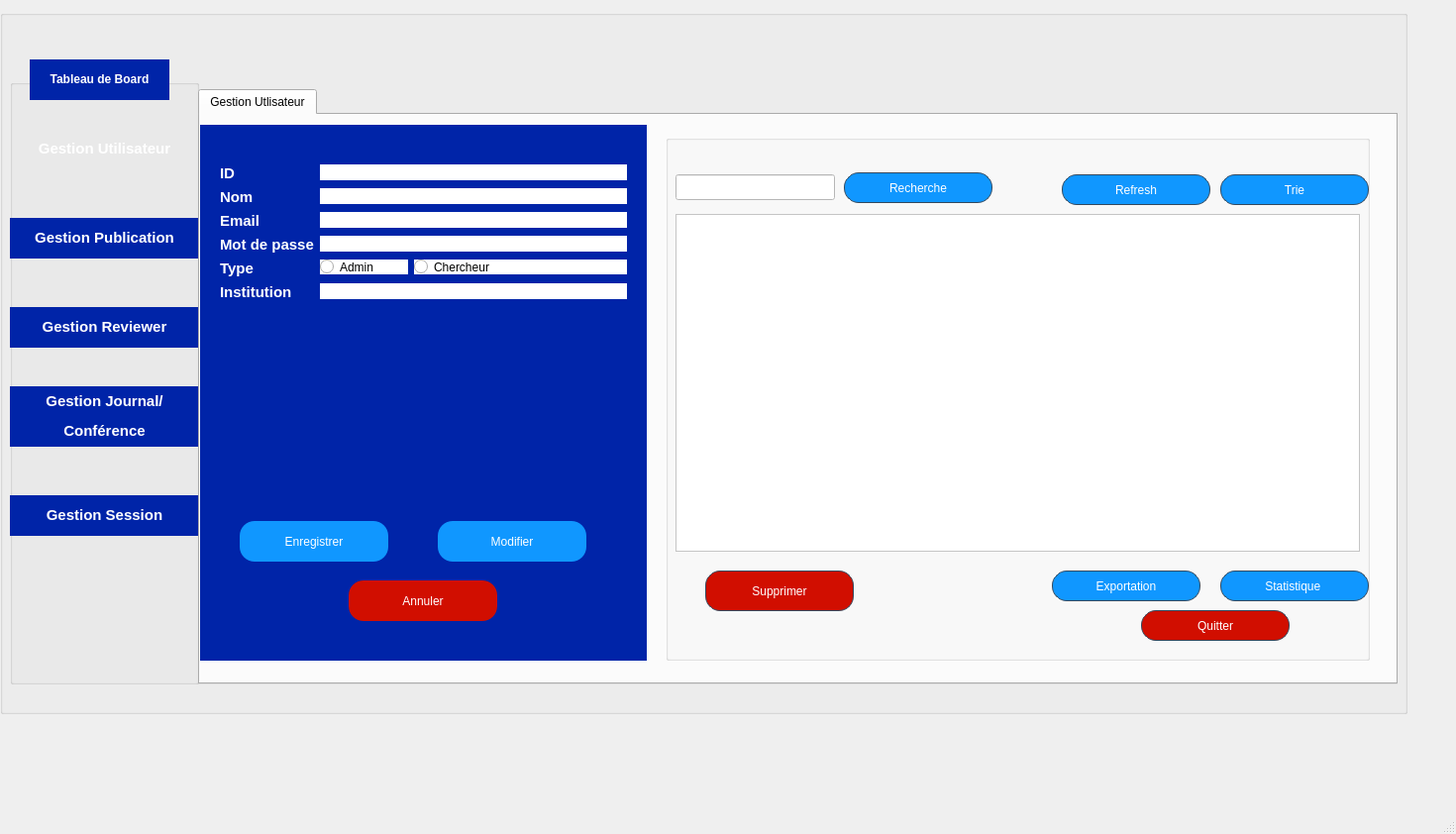
<?xml version="1.0" encoding="UTF-8"?>
<ui version="4.0">
 <class>GestionUtlisateur</class>
 <widget class="QMainWindow" name="GestionUtlisateur">
  <property name="geometry">
   <rect>
    <x>0</x>
    <y>0</y>
    <width>1470</width>
    <height>842</height>
   </rect>
  </property>
  <property name="contextMenuPolicy">
   <enum>Qt::ContextMenuPolicy::ActionsContextMenu</enum>
  </property>
  <property name="windowTitle">
   <string>GestionPublication</string>
  </property>
  <property name="styleSheet">
   <string notr="true">QPushButton {
    /* La couleur de fond (bleu pro) */
    background-color: #2c3e50; 
    
    /* La couleur du texte */
    color: white;
    
    /* L'ARRONDI : plus le chiffre est grand, plus c'est rond */
    border-radius: 15px;
    
    /* Une bordure fine pour définir la forme */
    border: 1px solid #34495e;
    
    /* Espacement interne pour que le texte ne touche pas les bords */
    padding: 5px 15px;
}

/* Effet au survol de la souris */
QPushButton:hover {
    background-color: #34495e;
}
</string>
  </property>
  <widget class="QWidget" name="centralwidget">
   <property name="styleSheet">
    <string notr="true">QPushButton {
    /* La couleur de fond (bleu pro) */
    background-color: #2c3e50; 
    
    /* La couleur du texte */
    color: white;
    
    /* L'ARRONDI : plus le chiffre est grand, plus c'est rond */
    border-radius: 15px;
    
    /* Une bordure fine pour définir la forme */
    border: 1px solid #34495e;
    
    /* Espacement interne pour que le texte ne touche pas les bords */
    padding: 5px 15px;
}

/* Effet au survol de la souris */
QPushButton:hover {
    background-color: #34495e;
}</string>
   </property>
   <widget class="QTabWidget" name="tabWidget">
    <property name="geometry">
     <rect>
      <x>200</x>
      <y>90</y>
      <width>1211</width>
      <height>601</height>
     </rect>
    </property>
    <property name="styleSheet">
     <string notr="true">background-color: #D8E2E9;
QPushButton {
    /* La couleur de fond (bleu pro) */
    background-color: #2c3e50; 
    
    /* La couleur du texte */
    color: white;
    
    /* L'ARRONDI : plus le chiffre est grand, plus c'est rond */
    border-radius: 15px;
    
    /* Une bordure fine pour définir la forme */
    border: 1px solid #34495e;
    
    /* Espacement interne pour que le texte ne touche pas les bords */
    padding: 5px 15px;
}

/* Effet au survol de la souris */
QPushButton:hover {
    background-color: #34495e;
}</string>
    </property>
    <property name="currentIndex">
     <number>0</number>
    </property>
    <widget class="QWidget" name="tab">
     <attribute name="title">
      <string>Gestion Utlisateur</string>
     </attribute>
     <widget class="QGroupBox" name="groupBox_2">
      <property name="geometry">
       <rect>
        <x>0</x>
        <y>10</y>
        <width>451</width>
        <height>541</height>
       </rect>
      </property>
      <property name="styleSheet">
       <string notr="true">background-color: rgb(0, 36, 168);
border: #A8D3F0;</string>
      </property>
      <property name="title">
       <string/>
      </property>
      <widget class="QWidget" name="formLayoutWidget">
       <property name="geometry">
        <rect>
         <x>20</x>
         <y>40</y>
         <width>411</width>
         <height>271</height>
        </rect>
       </property>
       <layout class="QFormLayout" name="formLayout">
        <item row="0" column="0">
         <widget class="QLabel" name="label">
          <property name="text">
           <string>&lt;html&gt;&lt;head/&gt;&lt;body&gt;&lt;p&gt;&lt;span style=&quot; font-size:11pt; font-weight:700; color:#ffffff;&quot;&gt;ID&lt;/span&gt;&lt;/p&gt;&lt;/body&gt;&lt;/html&gt;</string>
          </property>
         </widget>
        </item>
        <item row="0" column="1">
         <widget class="QLineEdit" name="idPub">
          <property name="contextMenuPolicy">
           <enum>Qt::ContextMenuPolicy::ActionsContextMenu</enum>
          </property>
          <property name="styleSheet">
           <string notr="true">background-color: rgb(255, 255, 255);
</string>
          </property>
         </widget>
        </item>
        <item row="1" column="0">
         <widget class="QLabel" name="label_9">
          <property name="text">
           <string>&lt;html&gt;&lt;head/&gt;&lt;body&gt;&lt;p&gt;&lt;span style=&quot; font-size:11pt; font-weight:700; color:#ffffff;&quot;&gt;Nom&lt;/span&gt;&lt;/p&gt;&lt;/body&gt;&lt;/html&gt;</string>
          </property>
         </widget>
        </item>
        <item row="1" column="1">
         <widget class="QLineEdit" name="Id_utilisateur">
          <property name="styleSheet">
           <string notr="true">background-color: rgb(255, 255, 255);</string>
          </property>
         </widget>
        </item>
        <item row="2" column="0">
         <widget class="QLabel" name="label_2">
          <property name="text">
           <string>&lt;html&gt;&lt;head/&gt;&lt;body&gt;&lt;p&gt;&lt;span style=&quot; font-size:11pt; font-weight:700; color:#ffffff;&quot;&gt;Email&lt;/span&gt;&lt;/p&gt;&lt;/body&gt;&lt;/html&gt;</string>
          </property>
         </widget>
        </item>
        <item row="2" column="1">
         <widget class="QLineEdit" name="titrePub">
          <property name="styleSheet">
           <string notr="true">background-color: rgb(255, 255, 255);</string>
          </property>
         </widget>
        </item>
        <item row="3" column="0">
         <widget class="QLabel" name="label_3">
          <property name="text">
           <string>&lt;html&gt;&lt;head/&gt;&lt;body&gt;&lt;p&gt;&lt;span style=&quot; font-size:11pt; font-weight:700; color:#ffffff;&quot;&gt;Mot de passe&lt;/span&gt;&lt;/p&gt;&lt;/body&gt;&lt;/html&gt;</string>
          </property>
         </widget>
        </item>
        <item row="3" column="1">
         <widget class="QLineEdit" name="auteurPub">
          <property name="styleSheet">
           <string notr="true">background-color: rgb(255, 255, 255);</string>
          </property>
         </widget>
        </item>
        <item row="4" column="0">
         <widget class="QLabel" name="label_5">
          <property name="text">
           <string>&lt;html&gt;&lt;head/&gt;&lt;body&gt;&lt;p&gt;&lt;span style=&quot; font-size:11pt; font-weight:700; color:#ffffff;&quot;&gt;Type&lt;/span&gt;&lt;/p&gt;&lt;/body&gt;&lt;/html&gt;</string>
          </property>
         </widget>
        </item>
        <item row="5" column="0">
         <widget class="QLabel" name="label_7">
          <property name="text">
           <string>&lt;html&gt;&lt;head/&gt;&lt;body&gt;&lt;p&gt;&lt;span style=&quot; font-size:11pt; font-weight:700; color:#ffffff;&quot;&gt;Institution&lt;/span&gt;&lt;/p&gt;&lt;/body&gt;&lt;/html&gt;</string>
          </property>
         </widget>
        </item>
        <item row="5" column="1">
         <widget class="QLineEdit" name="statutPub">
          <property name="styleSheet">
           <string notr="true">background-color: rgb(255, 255, 255);</string>
          </property>
         </widget>
        </item>
        <item row="4" column="1">
         <layout class="QFormLayout" name="formLayout_2">
          <item row="0" column="0">
           <widget class="QRadioButton" name="conferencePub">
            <property name="styleSheet">
             <string notr="true">background-color: rgb(255, 255, 255);
</string>
            </property>
            <property name="text">
             <string>Admin          </string>
            </property>
           </widget>
          </item>
          <item row="0" column="1">
           <widget class="QRadioButton" name="journalPub">
            <property name="styleSheet">
             <string notr="true">background-color: rgb(255, 255, 255);
</string>
            </property>
            <property name="text">
             <string>Chercheur</string>
            </property>
           </widget>
          </item>
         </layout>
        </item>
       </layout>
      </widget>
      <widget class="QPushButton" name="enregistrer">
       <property name="geometry">
        <rect>
         <x>40</x>
         <y>400</y>
         <width>150</width>
         <height>41</height>
        </rect>
       </property>
       <property name="minimumSize">
        <size>
         <width>0</width>
         <height>0</height>
        </size>
       </property>
       <property name="styleSheet">
        <string notr="true">background-color: rgb(16, 151, 255);
</string>
       </property>
       <property name="text">
        <string>Enregistrer</string>
       </property>
      </widget>
      <widget class="QPushButton" name="modif">
       <property name="geometry">
        <rect>
         <x>240</x>
         <y>400</y>
         <width>150</width>
         <height>41</height>
        </rect>
       </property>
       <property name="styleSheet">
        <string notr="true">background-color: rgb(16, 151, 255);
</string>
       </property>
       <property name="text">
        <string>Modifier</string>
       </property>
      </widget>
      <widget class="QPushButton" name="annuler">
       <property name="geometry">
        <rect>
         <x>150</x>
         <y>460</y>
         <width>150</width>
         <height>41</height>
        </rect>
       </property>
       <property name="styleSheet">
        <string notr="true">background-color: rgb(209, 14, 0);
</string>
       </property>
       <property name="text">
        <string>Annuler</string>
       </property>
      </widget>
     </widget>
     <widget class="QGroupBox" name="groupBox_3">
      <property name="geometry">
       <rect>
        <x>470</x>
        <y>20</y>
        <width>711</width>
        <height>531</height>
       </rect>
      </property>
      <property name="styleSheet">
       <string notr="true">background-color: rgb(0, 36, 168);
border: #A8D3F0;
/* Style pour tous les GroupBox */
QGroupBox {
    border: 2px solid #2c3e50; /* Couleur de la bordure */
    border-radius: 15px;      /* Même arrondi que les boutons */
    margin-top: 20px;         /* Espace pour le titre en haut */
    font-weight: bold;
    color: #2c3e50;
}

/* Style spécifique pour le titre du GroupBox */
QGroupBox::title {
    subcontrol-origin: margin;
    subcontrol-position: top center; /* Place le titre en haut au centre */
    padding: 0 10px;
}</string>
      </property>
      <property name="title">
       <string/>
      </property>
      <widget class="QLineEdit" name="rechPub">
       <property name="geometry">
        <rect>
         <x>10</x>
         <y>40</y>
         <width>161</width>
         <height>26</height>
        </rect>
       </property>
       <property name="styleSheet">
        <string notr="true">background-color: rgb(255, 255, 255);</string>
       </property>
      </widget>
      <widget class="QPushButton" name="recherchePub">
       <property name="geometry">
        <rect>
         <x>180</x>
         <y>38</y>
         <width>150</width>
         <height>31</height>
        </rect>
       </property>
       <property name="styleSheet">
        <string notr="true">background-color: rgb(16, 151, 255);
</string>
       </property>
       <property name="text">
        <string>Recherche</string>
       </property>
      </widget>
      <widget class="QPushButton" name="statPub">
       <property name="geometry">
        <rect>
         <x>560</x>
         <y>440</y>
         <width>150</width>
         <height>31</height>
        </rect>
       </property>
       <property name="styleSheet">
        <string notr="true">background-color: rgb(16, 151, 255);
</string>
       </property>
       <property name="text">
        <string>Statistique </string>
       </property>
      </widget>
      <widget class="QPushButton" name="SuppPub">
       <property name="geometry">
        <rect>
         <x>40</x>
         <y>440</y>
         <width>150</width>
         <height>41</height>
        </rect>
       </property>
       <property name="styleSheet">
        <string notr="true">background-color: rgb(209, 14, 0);</string>
       </property>
       <property name="text">
        <string>Supprimer</string>
       </property>
      </widget>
      <widget class="QPushButton" name="quitterPub">
       <property name="geometry">
        <rect>
         <x>480</x>
         <y>480</y>
         <width>150</width>
         <height>31</height>
        </rect>
       </property>
       <property name="styleSheet">
        <string notr="true">background-color: rgb(209, 14, 0);
</string>
       </property>
       <property name="text">
        <string>Quitter</string>
       </property>
      </widget>
      <widget class="QTableView" name="tableViewPub">
       <property name="geometry">
        <rect>
         <x>10</x>
         <y>80</y>
         <width>691</width>
         <height>341</height>
        </rect>
       </property>
       <property name="styleSheet">
        <string notr="true">background-color: rgb(255, 255, 255);
</string>
       </property>
      </widget>
      <widget class="QPushButton" name="expoPub">
       <property name="geometry">
        <rect>
         <x>390</x>
         <y>440</y>
         <width>150</width>
         <height>31</height>
        </rect>
       </property>
       <property name="styleSheet">
        <string notr="true">background-color: rgb(16, 151, 255);
</string>
       </property>
       <property name="text">
        <string>Exportation</string>
       </property>
      </widget>
      <widget class="QPushButton" name="refreshPub">
       <property name="geometry">
        <rect>
         <x>400</x>
         <y>40</y>
         <width>150</width>
         <height>31</height>
        </rect>
       </property>
       <property name="styleSheet">
        <string notr="true">background-color: rgb(16, 151, 255);
</string>
       </property>
       <property name="text">
        <string>Refresh</string>
       </property>
      </widget>
      <widget class="QPushButton" name="triePub">
       <property name="geometry">
        <rect>
         <x>560</x>
         <y>40</y>
         <width>150</width>
         <height>31</height>
        </rect>
       </property>
       <property name="styleSheet">
        <string notr="true">background-color: rgb(16, 151, 255);
</string>
       </property>
       <property name="text">
        <string>Trie</string>
       </property>
      </widget>
     </widget>
    </widget>
   </widget>
   <widget class="QLabel" name="TableaudeBoard">
    <property name="geometry">
     <rect>
      <x>30</x>
      <y>60</y>
      <width>141</width>
      <height>41</height>
     </rect>
    </property>
    <property name="styleSheet">
     <string notr="true">background-color: rgb(0, 36, 168);
font: 300 9pt &quot;Segoe UI&quot;;
</string>
    </property>
    <property name="text">
     <string>&lt;html&gt;&lt;head/&gt;&lt;body&gt;&lt;p align=&quot;center&quot;&gt;&lt;span style=&quot; font-weight:700; color:#ffffff;&quot;&gt;Tableau de Board&lt;/span&gt;&lt;/p&gt;&lt;/body&gt;&lt;/html&gt;</string>
    </property>
   </widget>
   <widget class="QGroupBox" name="groupBox_4">
    <property name="geometry">
     <rect>
      <x>0</x>
      <y>10</y>
      <width>1421</width>
      <height>711</height>
     </rect>
    </property>
    <property name="styleSheet">
     <string notr="true">QPushButton {
    /* La couleur de fond (bleu pro) */
    background-color: #2c3e50; 
    
    /* La couleur du texte */
    color: white;
    
    /* L'ARRONDI : plus le chiffre est grand, plus c'est rond */
    border-radius: 15px;
    
    /* Une bordure fine pour définir la forme */
    border: 1px solid #34495e;
    
    /* Espacement interne pour que le texte ne touche pas les bords */
    padding: 5px 15px;
}

/* Effet au survol de la souris */
QPushButton:hover {
    background-color: #34495e;
}</string>
    </property>
    <property name="title">
     <string/>
    </property>
    <widget class="QGroupBox" name="groupBox">
     <property name="geometry">
      <rect>
       <x>10</x>
       <y>70</y>
       <width>191</width>
       <height>611</height>
      </rect>
     </property>
     <property name="styleSheet">
      <string notr="true">background-color: #D8E2E9;
QPushButton {
    /* La couleur de fond (bleu pro) */
    background-color: #2c3e50; 
    
    /* La couleur du texte */
    color: white;
    
    /* L'ARRONDI : plus le chiffre est grand, plus c'est rond */
    border-radius: 15px;
    
    /* Une bordure fine pour définir la forme */
    border: 1px solid #34495e;
    
    /* Espacement interne pour que le texte ne touche pas les bords */
    padding: 5px 15px;
}

/* Effet au survol de la souris */
QPushButton:hover {
    background-color: #34495e;
}</string>
     </property>
     <property name="title">
      <string/>
     </property>
     <widget class="QLabel" name="GestionUtilisateurs">
      <property name="geometry">
       <rect>
        <x>0</x>
        <y>50</y>
        <width>191</width>
        <height>41</height>
       </rect>
      </property>
      <property name="styleSheet">
       <string notr="true">background-color: rgb(0, 36, 168);
QPushButton#btn_menu {
    text-align: left;
    padding-left: 20px;
    border-radius: 10px;
}
</string>
      </property>
      <property name="text">
       <string>&lt;html&gt;&lt;head/&gt;&lt;body&gt;&lt;p align=&quot;center&quot;&gt;&lt;span style=&quot; font-size:11pt; font-weight:700; color:#ffffff;&quot;&gt;Gestion Utilisateur&lt;/span&gt;&lt;/p&gt;&lt;/body&gt;&lt;/html&gt;</string>
      </property>
     </widget>
     <widget class="QLabel" name="GestionPublications">
      <property name="geometry">
       <rect>
        <x>0</x>
        <y>140</y>
        <width>191</width>
        <height>41</height>
       </rect>
      </property>
      <property name="styleSheet">
       <string notr="true">background-color: rgb(0, 36, 168);
font: 300 9pt &quot;Segoe UI&quot;;
</string>
      </property>
      <property name="text">
       <string>&lt;html&gt;&lt;head/&gt;&lt;body&gt;&lt;p align=&quot;center&quot;&gt;&lt;span style=&quot; font-size:11pt; font-weight:700; color:#ffffff;&quot;&gt;Gestion Publication&lt;/span&gt;&lt;/p&gt;&lt;/body&gt;&lt;/html&gt;</string>
      </property>
     </widget>
     <widget class="QLabel" name="GestionReviewer">
      <property name="geometry">
       <rect>
        <x>0</x>
        <y>230</y>
        <width>191</width>
        <height>41</height>
       </rect>
      </property>
      <property name="styleSheet">
       <string notr="true">background-color: rgb(0, 36, 168);
font: 300 9pt &quot;Segoe UI&quot;;
</string>
      </property>
      <property name="text">
       <string>&lt;html&gt;&lt;head/&gt;&lt;body&gt;&lt;p align=&quot;center&quot;&gt;&lt;span style=&quot; font-size:11pt; font-weight:700; color:#ffffff;&quot;&gt;Gestion Reviewer&lt;/span&gt;&lt;/p&gt;&lt;/body&gt;&lt;/html&gt;</string>
      </property>
     </widget>
     <widget class="QLabel" name="GestionJournalconference">
      <property name="geometry">
       <rect>
        <x>0</x>
        <y>310</y>
        <width>191</width>
        <height>61</height>
       </rect>
      </property>
      <property name="styleSheet">
       <string notr="true">background-color: rgb(0, 36, 168);
font: 300 9pt &quot;Segoe UI&quot;;
</string>
      </property>
      <property name="text">
       <string>&lt;html&gt;&lt;head/&gt;&lt;body&gt;&lt;p align=&quot;center&quot;&gt;&lt;span style=&quot; font-size:11pt; font-weight:700; color:#ffffff;&quot;&gt;Gestion Journal/&lt;/span&gt;&lt;/p&gt;&lt;p align=&quot;center&quot;&gt;&lt;span style=&quot; font-size:11pt; font-weight:700; color:#ffffff;&quot;&gt;Conférence&lt;/span&gt;&lt;/p&gt;&lt;/body&gt;&lt;/html&gt;</string>
      </property>
     </widget>
     <widget class="QLabel" name="GestionSession">
      <property name="geometry">
       <rect>
        <x>0</x>
        <y>420</y>
        <width>191</width>
        <height>41</height>
       </rect>
      </property>
      <property name="styleSheet">
       <string notr="true">background-color: rgb(0, 36, 168);
font: 300 9pt &quot;Segoe UI&quot;;
</string>
      </property>
      <property name="text">
       <string>&lt;html&gt;&lt;head/&gt;&lt;body&gt;&lt;p align=&quot;center&quot;&gt;&lt;span style=&quot; font-size:11pt; font-weight:700; color:#ffffff;&quot;&gt;Gestion Session&lt;/span&gt;&lt;/p&gt;&lt;/body&gt;&lt;/html&gt;</string>
      </property>
     </widget>
    </widget>
    <widget class="QLabel" name="label_10">
     <property name="geometry">
      <rect>
       <x>1190</x>
       <y>10</y>
       <width>181</width>
       <height>91</height>
      </rect>
     </property>
     <property name="text">
      <string/>
     </property>
     <property name="pixmap">
      <pixmap resource="ressources.qrc">:/logo.png</pixmap>
     </property>
    </widget>
   </widget>
   <zorder>groupBox_4</zorder>
   <zorder>tabWidget</zorder>
   <zorder>TableaudeBoard</zorder>
  </widget>
  <widget class="QMenuBar" name="menubar">
   <property name="geometry">
    <rect>
     <x>0</x>
     <y>0</y>
     <width>1470</width>
     <height>26</height>
    </rect>
   </property>
  </widget>
  <widget class="QStatusBar" name="statusbar"/>
 </widget>
 <resources>
  <include location="ressources.qrc"/>
 </resources>
 <connections/>
</ui>
